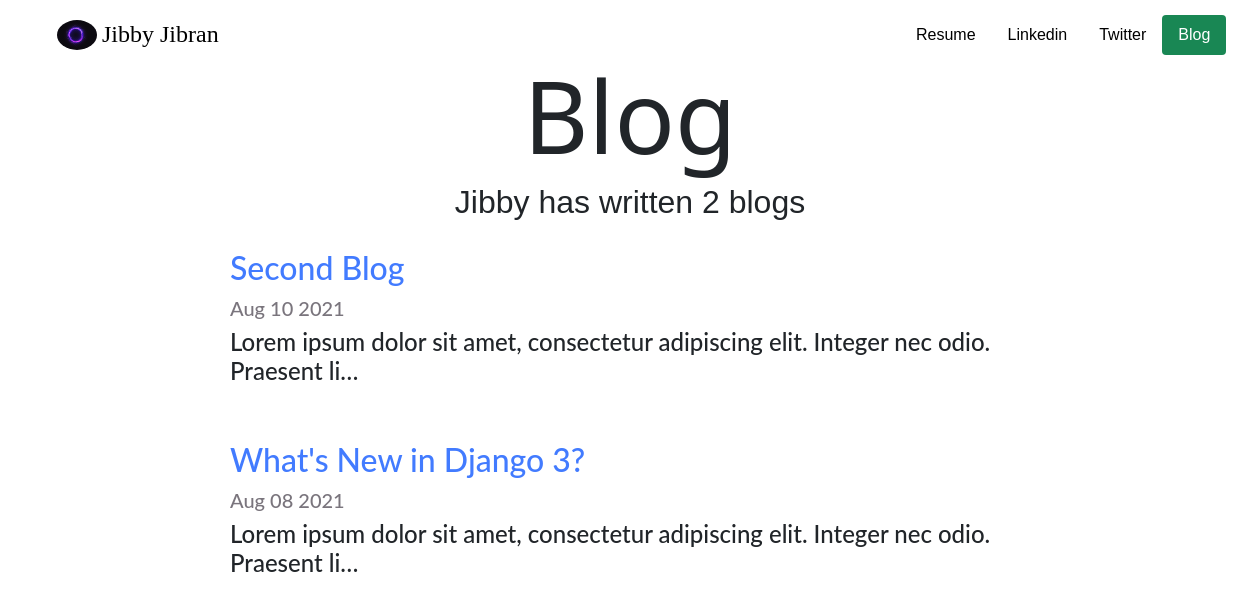
Screenshot of /blog/ with the database file from the repository.
### blog/models.py (models this page shows, shortened)
class Project_blog(models.Model):
    title=models.CharField(max_length=90)
    date=models.DateField()
    description=models.TextField(max_length=20000)

### blog/views.py (the view)
# urls.py: path('',views.all_blogs,name='all_blogs'),
def all_blogs(request):
    projects2=Project_blog.objects.order_by('-date') [:5]
    return render(request,'blog/all_blogs.html',{'projects2':projects2})

### blog/templates/blog/all_blogs.html (shortened to what this page needs)
{% extends 'portfolio/base.html' %}
{% load static %}
{% block content %}
<link href="https://cdn.jsdelivr.net/npm/bootstrap@5.0.2/dist/css/bootstrap.min.css" rel="stylesheet">
<link rel="stylesheet" href="{% static 'portfolio/custom.css' %}">
<h1 class="blog">Blog</h1>
<h2 class="many_blogs">Jibby has written {{projects2.count}} blog{{projects2.count|pluralize}} </h2>
{% for project in projects2 %}
<div class="flex-blog-container">
    <div>
        <h2 class="blog-url"><a href="{% url 'blog:detail' project.id %}">{{project.title}}</a></h2>
    <h5 class="date">{{project.date|date:"M d Y "}}</h5>
    <h4 class="description">{{project.description|safe|truncatechars:90}}</h4>
        </div>
        {% endfor %}
</div>
{% endblock %}

### portfolio/templates/portfolio/base.html (shortened to what this page needs)
<!doctype html>
<html lang="en">
  <head>
      {% load static %}
    <link href="https://cdn.jsdelivr.net/npm/bootstrap@5.1.0/dist/css/bootstrap.min.css" rel="stylesheet">
    <link rel="stylesheet" href="{% static 'portfolio/custom.css' %}">
  </head>
  <body>
      <div class="container">
      <a href="{% url 'homepage'%}"><img src="{% static 'portfolio/shining-circle-purple-lighting-isolated-dark-background_1441-2396.jpg' %}" class="image"></a>
     <a href="{% url 'homepage'%}" id="name_ref"><h4 class="name">Jibby Jibran</h4></a>
      </div>
    <ul class="nav">
        <li class="nav-item">
          <a class="nav-link text-black" href="{% static 'portfolio/Tax Invoice_05_06_07_21.pdf'%}" id="text">Resume</a>
        </li>
        <li class="nav-item">
          <a class="nav-link text-black" href="#" id="text">Linkedin</a>
        </li>
        <li class="nav-item">
          <a class="nav-link text-black" href="#" id="text">Twitter</a>
        </li>
        <li class="nav-item">
          <a class="nav-link text-white bg-success rounded" href="{% url 'blog:all_blogs'%}">Blog</a>
        </li>
      </ul>
      {% block content%} {% endblock %}
  </body>
</html>

### portfolio/static/portfolio/custom.css (style rules this page uses)
.nav { margin-top:-55px; margin-left:900px; width:350px; font-family: 'Kanit', sans-serif; }
.container { height: 70px; margin-left:-10px; }
.name { margin-left: 100px; margin-top: -30px; }
#name_ref { text-decoration: none; color: black; font-family: 'Caveat', cursive; }
.image { width:40px; border-radius: 200%; margin-top:20px; margin-left:55px; }
.blog { font-size:100px; text-align: center; }
.many_blogs { text-align: center; font-family: 'Georama', sans-serif; }
.flex-blog-container { display: flex; flex-direction: column; }
.flex-blog-container > div { width:800px; margin: auto; margin-top:20px; }
.blog-url a { font-family: Lato, sans-serif; color: #427bff; text-decoration: none; }
.date { font-family: Lato, sans-serif; color: #7a757d; }
.description { font-family: Lato, sans-serif; }

### rows the page displays
Project_blog: title "Second Blog", date "Aug 10 2021", description "Lorem ipsum dolor sit amet, consectetur adipiscing elit. Integer nec odio. Praesent li…"
Project_blog: title "What's New in Django 3?", date "Aug 08 2021", description "Lorem ipsum dolor sit amet, consectetur adipiscing elit. Integer nec odio. Praesent li…"

### other values shown
{{ projects2.count }} "2"
